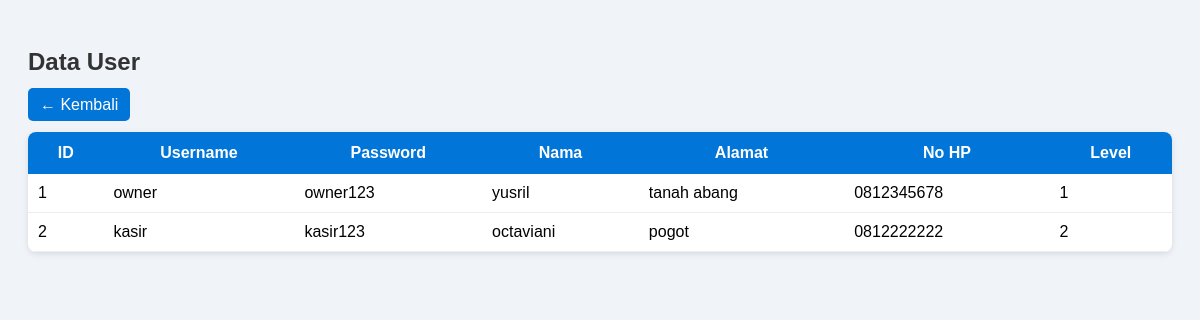
Screenshot of /user_index.php (signed in) with the database file from the repository.
### tables this page shows
CREATE TABLE `user` (
  `id_user` tinyint(2) NOT NULL,
  `username` varchar(30) DEFAULT NULL,
  `password` varchar(35) DEFAULT NULL,
  `nama` varchar(50) DEFAULT NULL,
  `alamat` varchar(150) DEFAULT NULL,
  `hp` varchar(20) DEFAULT NULL,
  `level` tinyint(1) DEFAULT NULL
);

### user_index.php (the view, shortened to what this page needs)
<?php
require 'koneksi.php';
$stmt = $pdo->query("SELECT * FROM user ORDER BY id_user ASC");
$users = $stmt->fetchAll(PDO::FETCH_ASSOC);
?>
<!DOCTYPE html>
<html>
<head>
</head>
<body>
<h2>Data User</h2>
<a href="home.php" class="btn-back">← Kembali</a>
<br><br>
<table>
    <tr>
        <th>ID</th>
        <th>Username</th>
        <th>Password</th>
        <th>Nama</th>
        <th>Alamat</th>
        <th>No HP</th>
        <th>Level</th>
    </tr>
    <?php foreach ($users as $user): ?>
    <tr>
        <td><?= $user['id_user'] ?></td>
        <td><?= $user['username'] ?></td>
        <td><?= $user['password'] ?></td>
        <td><?= $user['nama'] ?></td>
        <td><?= $user['alamat'] ?></td>
        <td><?= $user['hp'] ?></td>
        <td><?= $user['level'] ?></td>
    </tr>
    <?php endforeach; ?>
</table>
</body>
</html>

### user_index.php (style rules this page uses)
body { font-family: Arial; background: #f0f4f8; padding:20px; }
h2 { color:#333; }
.btn-back { padding:8px 12px; background:#0275d8; color:white; text-decoration:none; border-radius:5px; }
table { width:100%; border-collapse:collapse; background:white; border-radius:8px; overflow:hidden; box-shadow:0 2px 6px rgba(0,0,0,0.1); }
th { background:#0275d8; color:white; padding:12px; }
td { padding:10px; border-bottom:1px solid #eee; }

### rows the page displays
user: id_user "1", username "owner", password "owner123", nama "yusril", alamat "tanah abang", hp "0812345678", level "1"
user: id_user "2", username "kasir", password "kasir123", nama "octaviani", alamat "pogot", hp "0812222222", level "2"
